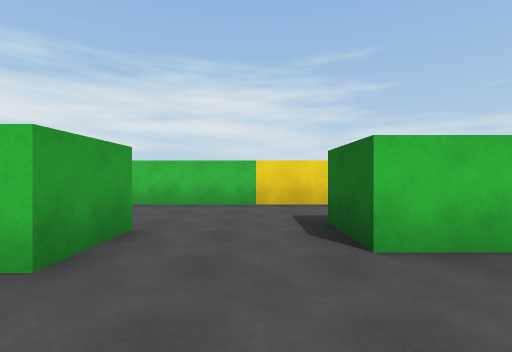
View 1 (above)

21 first-person views from a walk through a scene from a Unity 3-D project. The camera is 1.3 m above the floor, looks level and sees 85° across. The floor is counted in squares, 2 m on a side. Each view is taken from the middle of a square. On the plan, view 1 faces up. The plan holds only what a view shows up to about 9 squares ahead; the rest is blank. The place goes on beyond the plan.

View 2
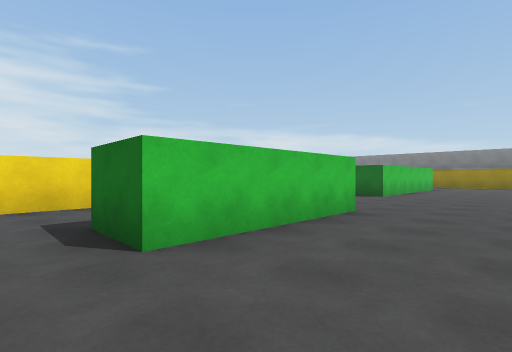

View 3
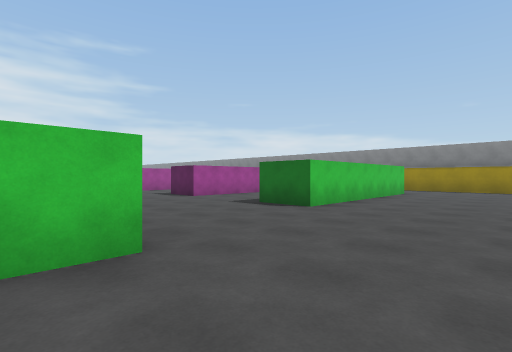

View 4
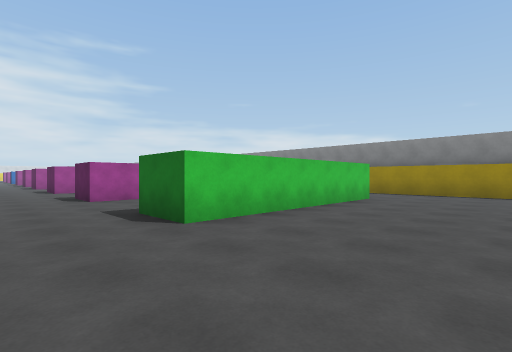

View 5
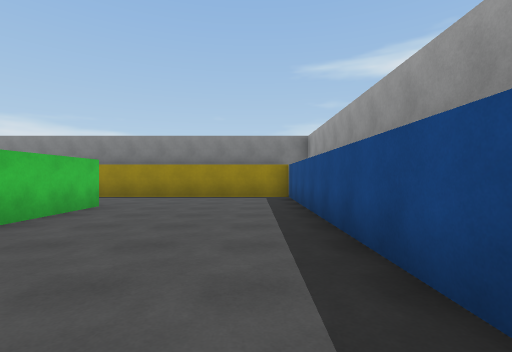

View 6
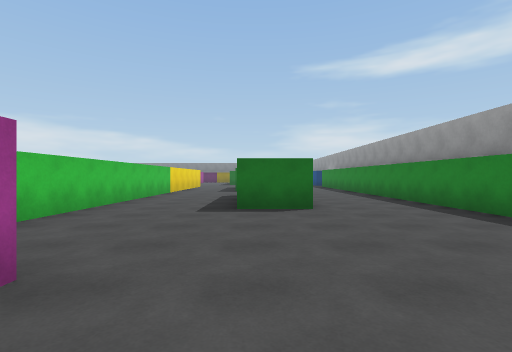

View 7
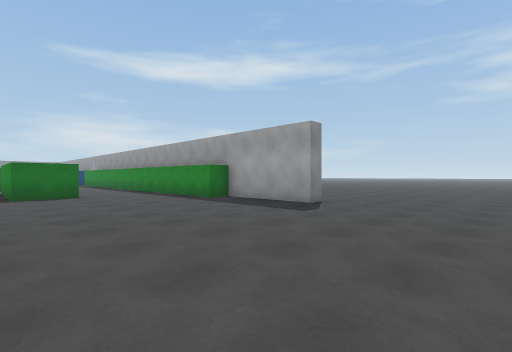

View 8
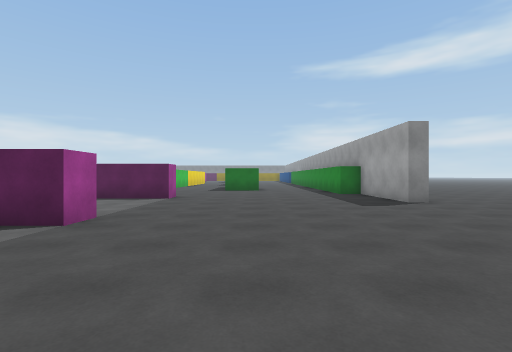

View 9
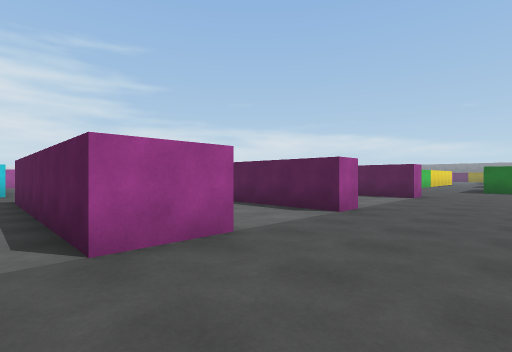

View 10
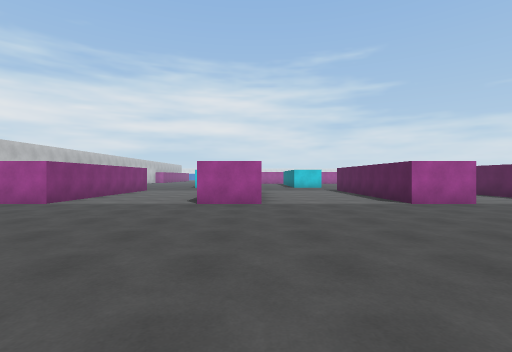

View 11
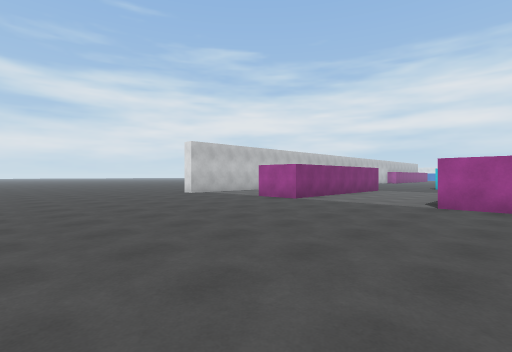

View 12
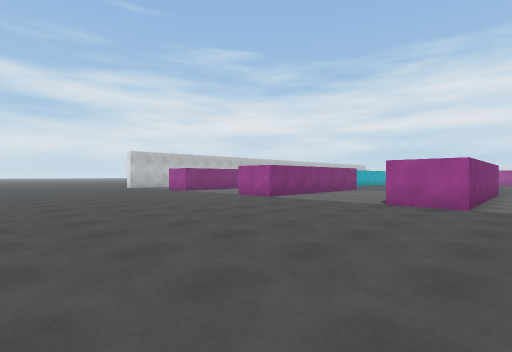

View 13
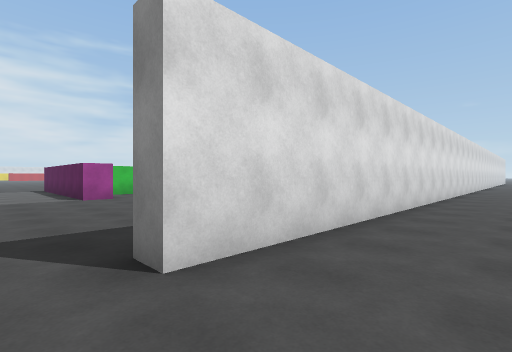

View 14
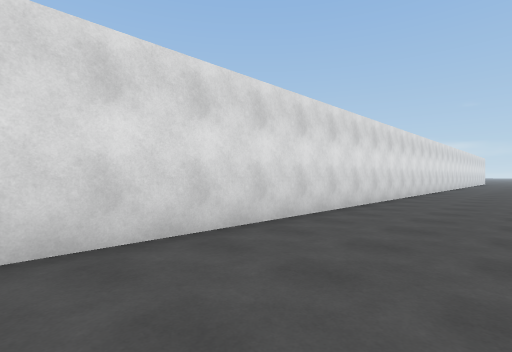

View 15
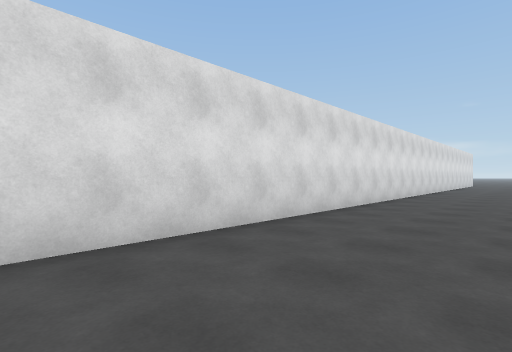

View 16
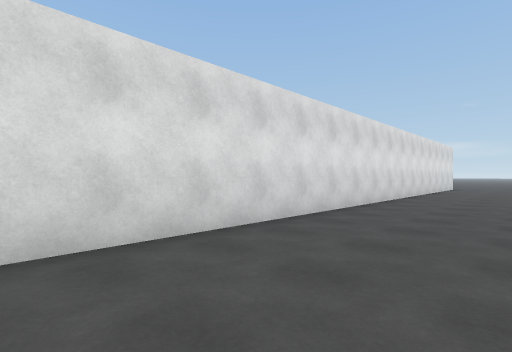

View 17
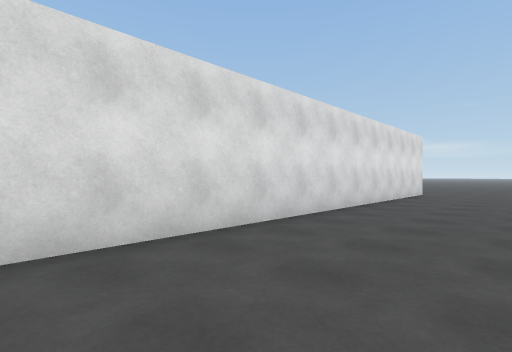

View 18
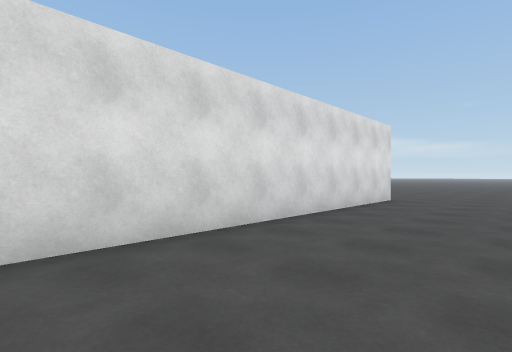

View 19
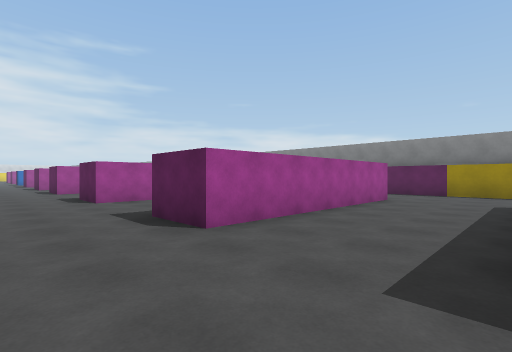

View 20
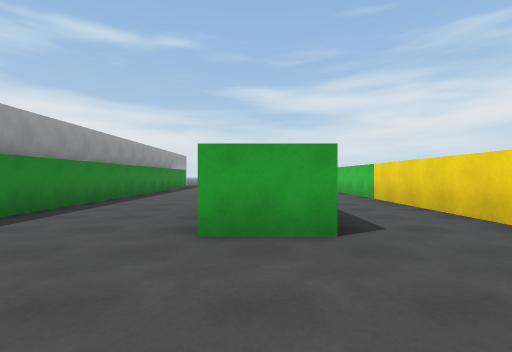

View 21
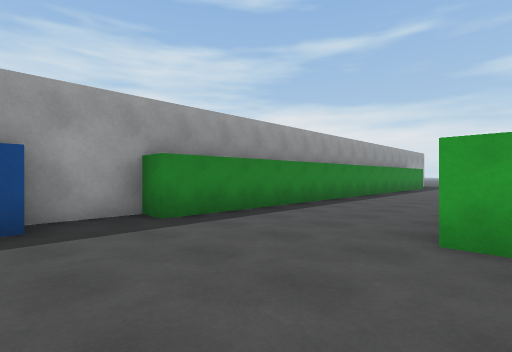

### Floor plan
Points are (right, up) in squares from view 1. A wall is a line through its corners. A room is listed if a view was taken in it or the views show most of it. See-through windows are left out.
Room 1 (views 1, 2, 3, 4, 5, 6, 7, 8, 9, 10, 11, 12, 13, 14, 15, 16, 17, 18, 19, 20, 21)
walls: (-9.2, 4.5) (-10, 4.5); (-13.6, 4.5) (-14.4, 4.5); (-16.9, 4.5) (-18.4, 4.5); (4.4, 6.4) (-7.1, 6.4); (10, -1) (17.6, -1) (17.6, 7); (-21.8, 4.5) (-23.4, 4.5); (14.9, 3.4) (9, 3.4) (9, 4.9); (-26.9, 4.5) (-28.2, 4.5); (15, 7.9) (9, 7.9); (18.9, -2.3) (-11.1, -2.3) (-11.1, -1.8) (-8, -1.8) (-8, -1) (6, -1) (6, -1.8) (7.6, -1.8)
ways out: opening at (-20.1, 4.9); opening at (7, 7.3); opening at (16.5, 7.5); opening at (19, -4)
objects: other object (-5, 2) to (-2, 2); other object (-5, 3) to (-2, 3); other object (1, 3) to (5, 3)

Positions as (right, up) in squares from view 1, and headings:
1: (0, 0), facing up
2: (0, 0), facing up-right
3: (4, 0), facing up-right
4: (7, 0), facing up-right
5: (9, 0), facing right
6: (-11, 3), facing right
7: (-15, 4), facing down-right
8: (-18, 2), facing right
9: (-19, 2), facing up-right
10: (-22, -2), facing up
11: (-22, -2), facing up-left
12: (-16, -2), facing up-left
13: (-12, -4), facing up-right
14: (-9, -5), facing up-right
15: (-3, -5), facing up-right
16: (3, -5), facing up-right
17: (8, -5), facing up-right
18: (11, -5), facing up-right
19: (7, 5), facing up-right
20: (8, 3), facing left
21: (8, 3), facing down-left
